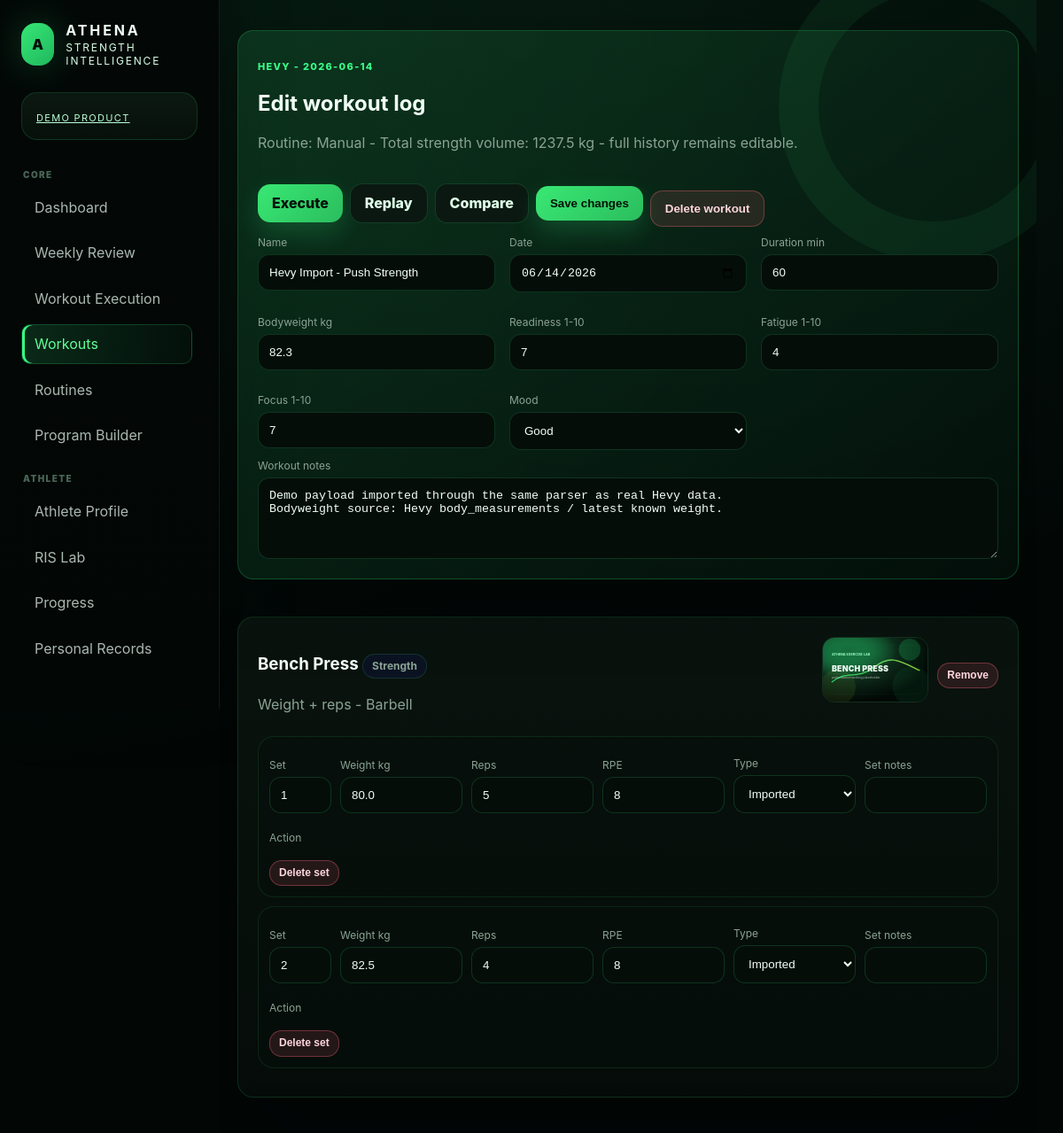
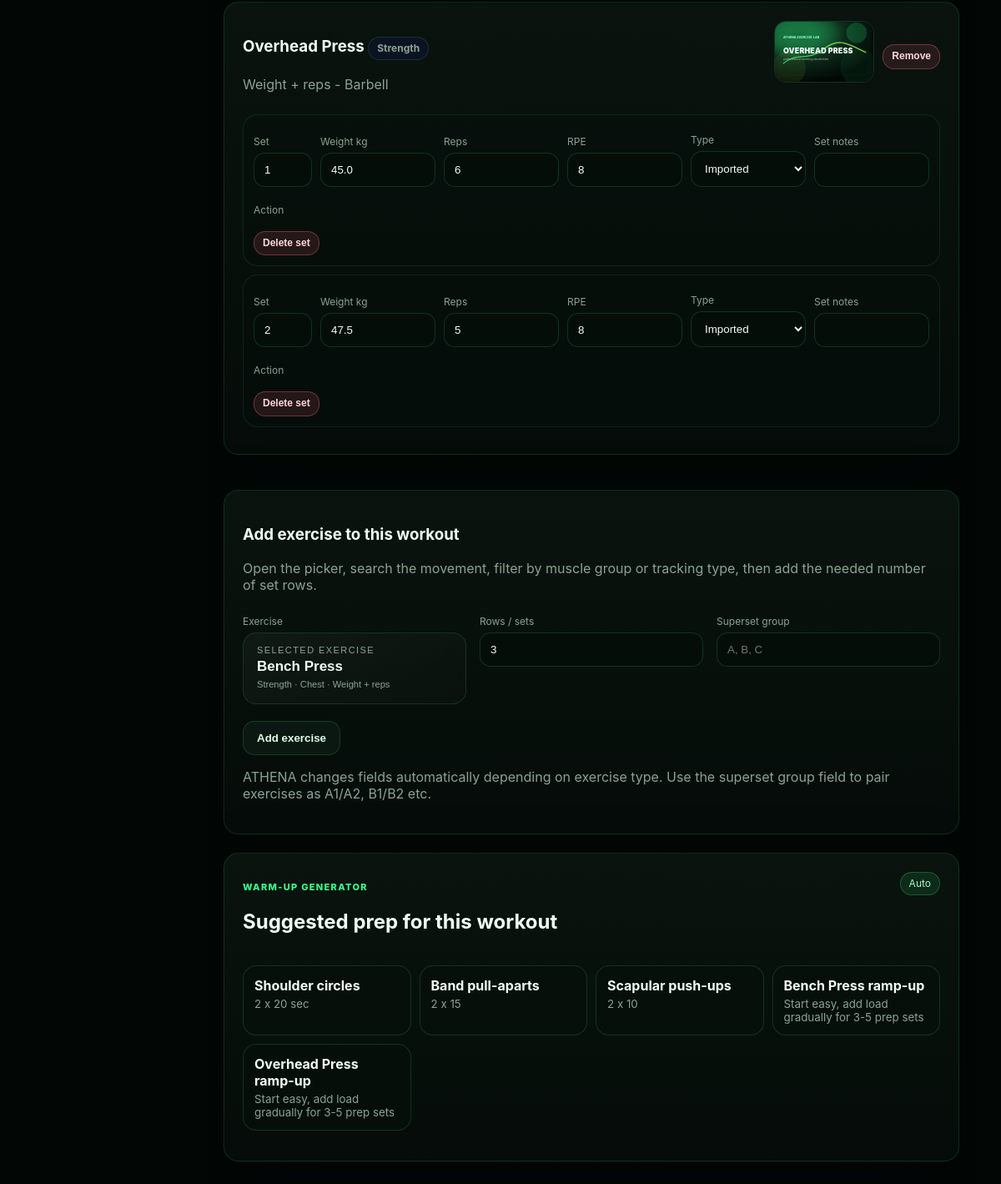
Screenshot of /workouts/45 with the database file from the repository (2 pictures, top to bottom).
### tables this page shows
CREATE TABLE workouts(
            id INTEGER PRIMARY KEY AUTOINCREMENT,
            name TEXT NOT NULL,
            date TEXT NOT NULL,
            routine_id INTEGER,
            source TEXT DEFAULT 'ATHENA',
            duration_min INTEGER DEFAULT 60,
            bodyweight REAL,
            readiness INTEGER DEFAULT 7,
            mood TEXT DEFAULT 'Good',
            notes TEXT DEFAULT '',
            hevy_id TEXT
        , fatigue INTEGER DEFAULT 4, focus INTEGER DEFAULT 7);

CREATE TABLE workout_exercises(
            id INTEGER PRIMARY KEY AUTOINCREMENT,
            workout_id INTEGER,
            exercise_id INTEGER,
            order_index INTEGER DEFAULT 0
        , superset_group TEXT DEFAULT '', target_notes TEXT DEFAULT '');

CREATE TABLE exercises(
            id INTEGER PRIMARY KEY AUTOINCREMENT,
            name TEXT NOT NULL,
            muscle_group TEXT NOT NULL,
            equipment TEXT NOT NULL DEFAULT 'Barbell',
            notes TEXT DEFAULT '',
            is_custom INTEGER DEFAULT 1
        , image_path TEXT DEFAULT '', description TEXT DEFAULT '', difficulty TEXT DEFAULT 'Intermediate', primary_muscle TEXT DEFAULT '', secondary_muscles TEXT DEFAULT '', instructions TEXT DEFAULT '', cues TEXT DEFAULT '', common_mistakes TEXT DEFAULT '', ris_tag TEXT DEFAULT 'Strength', exercise_type TEXT DEFAULT 'Strength', metric_hint TEXT DEFAULT 'Weight + reps', media_url TEXT DEFAULT '', movement_pattern TEXT DEFAULT '', athena_identity TEXT DEFAULT 'Performance Engine movement');

CREATE TABLE workout_sets(
            id INTEGER PRIMARY KEY AUTOINCREMENT,
            workout_exercise_id INTEGER,
            set_number INTEGER,
            weight REAL,
            reps INTEGER,
            rpe REAL,
            set_type TEXT DEFAULT 'Working',
            notes TEXT DEFAULT ''
        , additional_weight REAL DEFAULT 0, duration_seconds INTEGER DEFAULT 0, distance_m REAL DEFAULT 0, calories REAL DEFAULT 0, avg_hr INTEGER DEFAULT 0, rounds INTEGER DEFAULT 0, work_seconds INTEGER DEFAULT 0, rest_seconds INTEGER DEFAULT 0, estimated_1rm REAL DEFAULT 0.0);

### app.py (the view, shortened to what this page needs)
@app.route('/workouts/<int:wid>', methods=['GET','POST'])
def workout_detail(wid):
    workout = q('SELECT w.*, r.name routine_name FROM workouts w LEFT JOIN routines r ON r.id=w.routine_id WHERE w.id=?',(wid,),one=True)
    exs = q('SELECT we.id weid, we.superset_group, e.id exercise_id, e.name,e.muscle_group,e.equipment,e.image_path,e.exercise_type,e.metric_hint FROM workout_exercises we JOIN exercises e ON e.id=we.exercise_id WHERE we.workout_id=? ORDER BY we.order_index',(wid,))
    sets = {we['weid']: q('SELECT * FROM workout_sets WHERE workout_exercise_id=? ORDER BY set_number',(we['weid'],)) for we in exs}
    volume = q('SELECT COALESCE(SUM(ws.weight*ws.reps),0) v FROM workout_sets ws JOIN workout_exercises we ON we.id=ws.workout_exercise_id WHERE we.workout_id=?',(wid,),one=True)['v']
    ctx = exercise_picker_context()
    return render_template('workout_detail.html', workout=workout, exs=exs, sets=sets, volume=round(volume,1), all_exercises=q('SELECT * FROM exercises ORDER BY name'), warmup=warmup_plan_for_exercises(exs), **ctx)

### app.py (called while the page is built)
def db():
    conn = sqlite3.connect(DB_PATH)
    conn.row_factory = sqlite3.Row
    return conn

def q(sql, params=(), one=False, commit=False):
    with db() as conn:
        cur = conn.execute(sql, params)
        if commit:
            conn.commit()
        return (cur.fetchone() if one else cur.fetchall())

@app.context_processor
def inject():
    return dict(MUSCLES=MUSCLES, MOODS=MOODS, SEXES=SEXES, DIFFICULTY=DIFFICULTY, EXERCISE_TYPES=EXERCISE_TYPES, today=datetime.date.today().isoformat())

def favorite_exercise_ids():
    return {r['exercise_id'] for r in q('SELECT exercise_id FROM exercise_favorites')}

def recent_exercise_ids(limit=12):
    return [r['exercise_id'] for r in q('SELECT exercise_id, MAX(created_at) last_used FROM exercise_recent GROUP BY exercise_id ORDER BY last_used DESC LIMIT ?', (limit,))]

def exercise_picker_context():
    favs = favorite_exercise_ids()
    recents = set(recent_exercise_ids(12))
    subs = {}
    for r in q('''SELECT s.exercise_id, e.id substitute_id, e.name, e.muscle_group, e.exercise_type, s.note
                  FROM exercise_substitutions s JOIN exercises e ON e.id=s.substitute_id
                  ORDER BY e.name'''):
        subs.setdefault(r['exercise_id'], []).append(dict(r))
    return {'favorite_ids': favs, 'recent_ids': recents, 'substitutions': subs}

@app.context_processor
def athena_v116_context():
    return dict(
        athlete_rank_from_xp=athlete_rank_from_xp,
        streak_system_v2=streak_system_v2,
        profile_completion_score=profile_completion_score,
        skill_tree_view_data=skill_tree_view_data,
        featured_achievements=featured_achievements,
        upcoming_goals_data=upcoming_goals_data,
        smart_training_suggestion_v2=smart_training_suggestion_v2,
        dashboard_mission_v2=dashboard_mission_v2,
    )

### templates/workout_detail.html (shortened to what this page needs)
{% extends 'base.html' %}{% block title %}{{workout.name}}{% endblock %}{% block content %}
<form method="post"><div class="card hero"><div class="workout-head"><div><p class="eyebrow">{{workout.source}} - {{workout.date}}</p><h2>Edit workout log</h2><p class="muted">Routine: {{workout.routine_name or 'Manual'}} - Total strength volume: {{volume}} kg - full history remains editable.</p></div><div class="action-row"><a class="primary nav-link" href="/workouts/{{workout.id}}/execute">Execute</a><a class="btn nav-link" href="/workouts/{{workout.id}}/replay">Replay</a><a class="btn nav-link" href="/workouts/{{workout.id}}/compare">Compare</a><button class="primary">Save changes</button><button class="btn danger-btn" type="submit" form="deleteWorkout" onclick="return confirm('Delete this workout permanently?')">Delete workout</button></div></div><div class="form-grid"><div><label>Name</label><input name="name" value="{{workout.name}}"></div><div><label>Date</label><input name="date" type="date" value="{{workout.date}}"></div><div><label>Duration min</label><input name="duration_min" type="number" value="{{workout.duration_min}}"></div><div><label>Bodyweight kg</label><input name="bodyweight" type="number" step="0.1" value="{{workout.bodyweight or ''}}"></div><div><label>Readiness 1-10</label><input name="readiness" type="number" min="1" max="10" value="{{workout.readiness}}"></div><div><label>Fatigue 1-10</label><input name="fatigue" type="number" min="1" max="10" value="{{workout.fatigue or 4}}"></div><div><label>Focus 1-10</label><input name="focus" type="number" min="1" max="10" value="{{workout.focus or 7}}"></div><div><label>Mood</label><select name="mood">{% for m in MOODS %}<option {% if workout.mood==m %}selected{% endif %}>{{m}}</option>{% endfor %}</select></div></div><label>Workout notes</label><textarea name="notes">{{workout.notes}}</textarea></div><br>
{% if exs %}{% for e in exs %}<div class="card"><div class="workout-head"><div><h3>{% if e.superset_group %}<span class="pill green">Superset {{e.superset_group}}</span> {% endif %}{{e.name}} <span class="pill">{{e.exercise_type}}</span></h3><p class="muted">{{e.metric_hint}} - {{e.equipment}}</p></div><div class="exercise-actions"><img src="{{ url_for('static', filename=e.image_path if e.image_path else 'img/bench_press.svg') }}" style="width:120px;height:74px;object-fit:cover;border-radius:14px;border:1px solid var(--line)"><button class="btn tiny danger-btn" type="submit" form="deleteExercise{{e.weid}}" onclick="return confirm('Remove this exercise and its sets?')">Remove</button></div></div>
{% for s in sets[e.weid] %}
<div class="set-row dynamic {{e.exercise_type|lower}}">
  <div><label>Set</label><input readonly value="{{s.set_number}}"></div>
  {% if e.exercise_type == 'Strength' %}
    <div><label>Weight kg</label><input name="weight_{{s.id}}" type="number" step="0.5" value="{{s.weight}}"></div><div><label>Reps</label><input name="reps_{{s.id}}" type="number" value="{{s.reps}}"></div>
  {% elif e.exercise_type == 'Bodyweight' %}
    <div><label>Added kg</label><input name="addwt_{{s.id}}" type="number" step="0.5" value="{{s.additional_weight or s.weight or 0}}"></div><div><label>Reps</label><input name="reps_{{s.id}}" type="number" value="{{s.reps}}"></div>
  {% elif e.exercise_type == 'Timed' or e.exercise_type == 'Mobility' %}
    <div><label>Duration sec</label><input name="duration_{{s.id}}" type="number" value="{{s.duration_seconds or 0}}"></div><div><label>Added kg</label><input name="addwt_{{s.id}}" type="number" step="0.5" value="{{s.additional_weight or 0}}"></div>
  {% endif %}
  <div><label>RPE</label><input name="rpe_{{s.id}}" type="number" step="1" min="1" max="10" value="{{s.rpe|int if s.rpe else ''}}"></div><div><label>Type</label><select name="settype_{{s.id}}"><option {% if s.set_type=='Imported' or s.set_type=='normal' %}selected{% endif %}>Imported</option></select></div><div><label>Set notes</label><input name="setnotes_{{s.id}}" value="{{s.notes}}"></div><div><label>Action</label><button class="btn tiny danger-btn" type="submit" form="deleteSet{{s.id}}" onclick="return confirm('Delete this set?')">Delete set</button></div>
</div>{% endfor %}</div><br>{% endfor %}{% else %}<div class="empty">This workout has no exercises yet. Add the first movement below.</div><br>{% endif %}</form>
<div class="card"><h3>Add exercise to this workout</h3><p class="muted">Open the picker, search the movement, filter by muscle group or tracking type, then add the needed number of set rows.</p><form method="post" action="/workouts/{{workout.id}}/add-exercise"><div class="form-grid"><div><label>Exercise</label>{% set picker_id='workoutExercisePicker' %}{% set hidden_name='exercise_id' %}{% set exercises=all_exercises %}{% set default_exercise=all_exercises[0] if all_exercises else none %}{% include 'partials/exercise_picker.html' %}</div><div><label>Rows / sets</label><input name="sets" type="number" value="3" min="1"></div><div><label>Superset group</label><input name="superset_group" maxlength="3" placeholder="A, B, C"></div></div><br><button class="btn">Add exercise</button></form><p class="muted">ATHENA changes fields automatically depending on exercise type. Use the superset group field to pair exercises as A1/A2, B1/B2 etc.</p></div>
<section class="card"><div class="section-head"><div><p class="eyebrow">Warm-up generator</p><h2>Suggested prep for this workout</h2></div><span class="pill green">Auto</span></div><div class="warmup-grid">{% for w in warmup %}<div><b>{{w.name}}</b><small>{{w.target}}</small></div>{% endfor %}</div></section>
{% endblock %}

### templates/partials/exercise_picker.html (shortened to what this page needs)
<div class="exercise-picker-shell" data-picker="{{ picker_id }}">
  <button type="button" class="exercise-picker-button" data-open-picker="{{ picker_id }}">
    <span class="picker-kicker">Selected exercise</span>
    <strong id="{{ picker_id }}_selected_name">{{ default_exercise.name if default_exercise else (exercises[0].name if exercises else 'No exercises available') }}</strong>
    <small id="{{ picker_id }}_selected_meta">{{ (default_exercise.exercise_type ~ ' · ' ~ default_exercise.muscle_group ~ ' · ' ~ default_exercise.metric_hint) if default_exercise else ((exercises[0].exercise_type ~ ' · ' ~ exercises[0].muscle_group ~ ' · ' ~ exercises[0].metric_hint) if exercises else 'Create an exercise first') }}</small>
  </button>
</div>

### rows the page displays
workouts: source "HEVY", date "2026-06-14", name "Hevy Import - Push Strength", date "06/14/2026", duration_min "60", bodyweight "82.3", readiness "7", fatigue "4", focus "7", mood "Good", notes "Demo payload imported through the same parser as real Hevy data. Bodyweight source: Hevy body_measurements / latest known weight."
workout_exercises: name "Bench Press", exercise_type "Strength", metric_hint "Weight + reps", equipment "Barbell", image_path (picture)
workout_sets: set_number "1", weight "80.0", reps "5", rpe "8", set_type+id "Imported"
workout_sets: set_number "2", weight "82.5", reps "4", rpe "8", set_type+id "Imported"
workout_exercises: name "Overhead Press", exercise_type "Strength", metric_hint "Weight + reps", equipment "Barbell", image_path (picture)
workout_sets: set_number "1", weight "45.0", reps "6", rpe "8", set_type+id "Imported"
workout_sets: set_number "2", weight "47.5", reps "5", rpe "8", set_type+id "Imported"
exercises: name "Bench Press", exercise_type+muscle_group+metric_hint "Strength · Chest · Weight + reps"

### other values shown
{{ workout.routine_name or 'Manual' }} "Manual"
{{ volume }} "1237.5"
{{ w.name }} "Shoulder circles" "Band pull-aparts" "Scapular push-ups" "Bench Press ramp-up" "Overhead Press ramp-up"
{{ w.target }} "2 x 20 sec" "2 x 15" "2 x 10" "Start easy, add load gradually for 3-5 prep sets" "Start easy, add load gradually for 3-5 prep sets"
